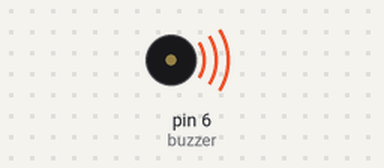
A sketch run on a simulated Arduino Uno, built with avr-gcc and run on an emulated ATmega328P. Parts: buzzer (waves = sounding).

Above: at 0.1 s.
At 0.6 s:
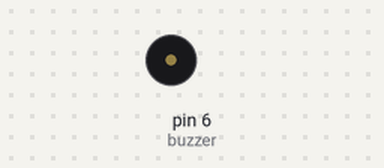
Timing chart, 0 to 2.1 s (numbered marks = the images above):
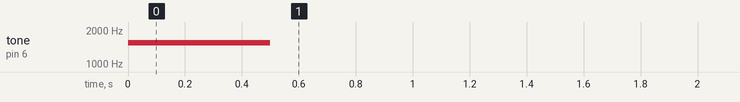

The sketch:

Buzzer_Test.ino
```cpp
#define buzzer 6

void setup() {

   pinMode(buzzer, OUTPUT);

      tone(buzzer,1535,500);

      //add another 500 milliseconds of silence

      delay(1000);
      noTone(buzzer);
      digitalWrite(buzzer, HIGH);


}


void loop() {

     //turn on the buzzer at 1535 frequency for 500 milliseconds

}
```
